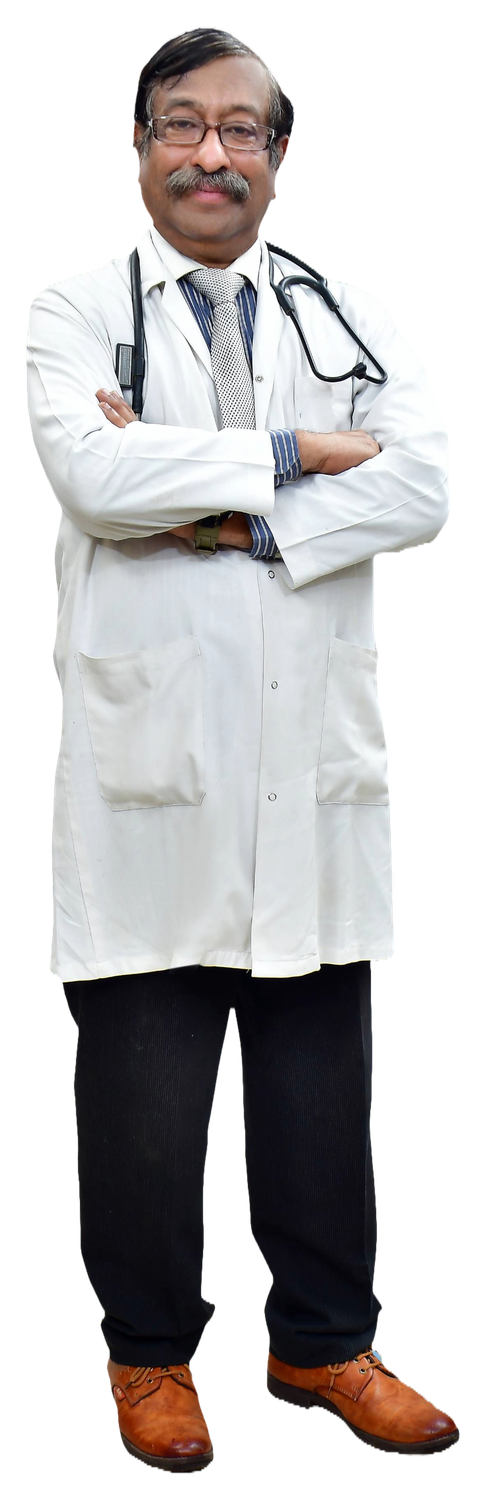
#> input picture inputs/portraits/dr-varada-standing.png, 486 x 1500 px, found by its file name
$ python prep_portrait.py
#> lines starting #> are read from the running program, lines starting #| are printed output that depends on the picture
#> in main, im is the input picture: PIL image 486x1500 RGBA; mean R, G, B, A 82.2, 80.3, 80.7, 138.1
#| source (486, 1500)
"""Prepare Dr. Varada's cut-out for the hero slot.

THE SOURCE
  3712x5568 RGBA, already keyed — 16.2M transparent pixels against 4.3M opaque.
  What it is NOT is clean: 95% of the semi-transparent edge pixels are blue
  (B mean 194 against R 129), matte spill left over from whatever the figure was
  keyed off. On a black preview that is invisible. On this site's light mint
  panel it would read as a blue halo tracing the whole silhouette.

THE TREATMENT
  1. Despill — pull the blue in edge pixels back towards the red/green level, so
     what remains of the fringe is a neutral grey rather than a colour.
  2. Erode the alpha by a few pixels. Despill alone leaves a soft grey outline;
     eating the outermost ring removes it. At 3712px wide a 5px erosion is barely
     a pixel once the image is downscaled 4x, so nothing real is lost.
  3. Crop half-length for the hero. The silhouette profile says the head ends
     around 13% down, the crossed arms peak at 30% and finish near 40%. Cutting
     at 48% keeps the whole gesture — face, coat, crossed arms — and lands in
     open coat rather than slicing the hem. At full length in a 4:5 box the
     figure would be 36% of the width and the face too small to read.
  4. Bottom edge is the frame edge, deliberately. `object-fit: cover` puts the
     cut exactly on the arch's lower border, so it reads as a frame cropping him
     rather than a torso floating in space. No fade needed, and no fade wanted.

OUTPUT
  Transparent, so the panel behind it stays a CSS token and `brandkit.py apply`
  can still restyle this site into another design system without a mint
  rectangle baked into the photograph.
"""

from pathlib import Path

from PIL import Image, ImageFilter

REPO = Path(r"c:\Users\VijayRaghavVarada\Documents\Github\agent-website-manager")
SRC = REPO / "inputs" / "dr-varada-standing.png"
OUT = REPO / "outputs" / "drvarada-site" / "site" / "assets" / "img"
OUT.mkdir(parents=True, exist_ok=True)

ERODE_PX = 5
HERO_W, HERO_H = 880, 1100          # 4:5, 2x the ~440px slot
FULL_H = 1500                       # the standing figure, kept for other uses


def despill(im: Image.Image) -> Image.Image:
    """Neutralise the blue matte in partially transparent pixels.

    Only edge pixels are touched: a fully opaque pixel is real photograph and
    must not be colour-shifted, and a fully transparent one has no colour worth
    correcting. Blue is pulled down to the red/green average where it exceeds
    it, which turns a blue fringe grey without touching skin, shirt or coat.
    """
    r, g, b, a = im.split()
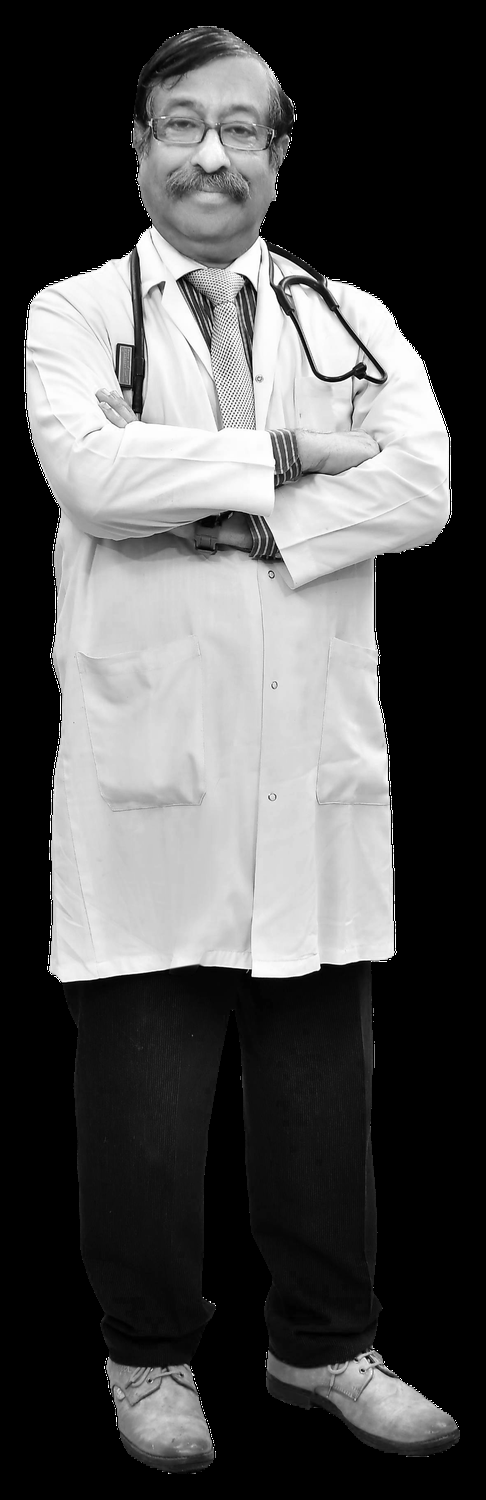
#> r: PIL image 486x1500 L; min 0, max 255, mean 82.2
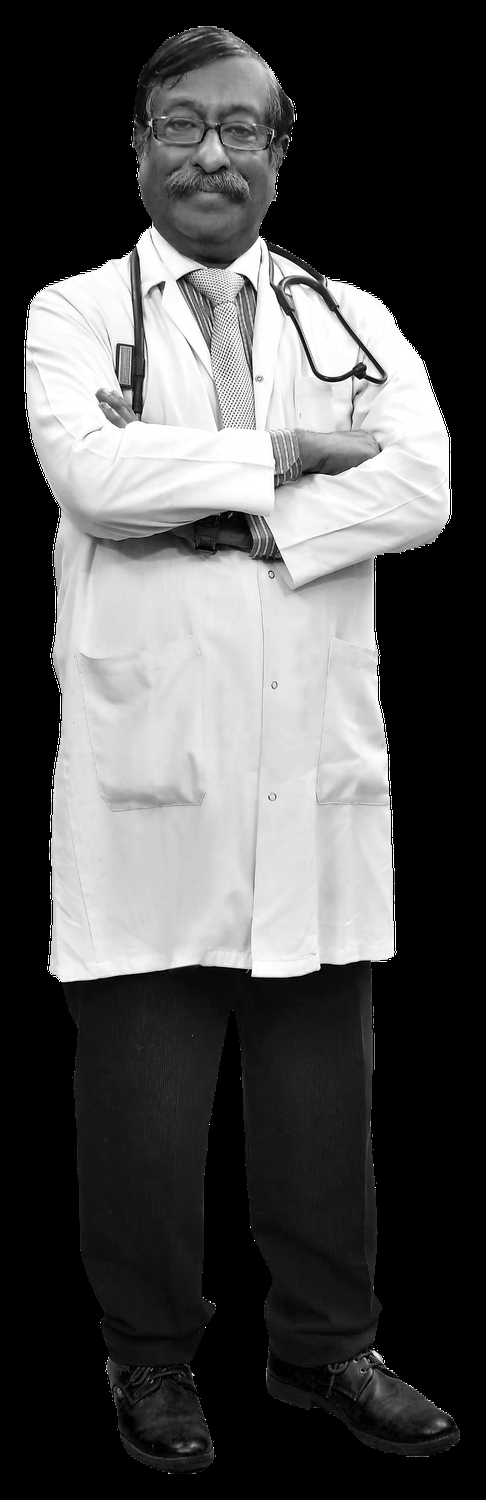
#> b: PIL image 486x1500 L; min 0, max 255, mean 80.7
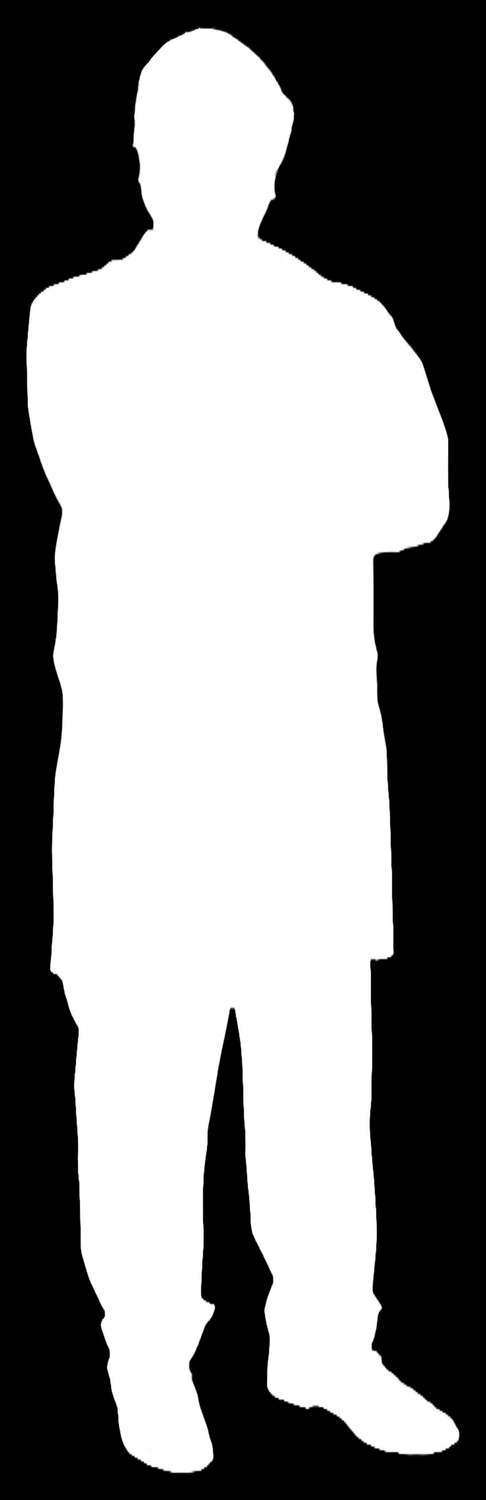
#> a: PIL image 486x1500 L; min 0, max 255, mean 138.1
    rp, gp, bp, ap = r.load(), g.load(), b.load(), a.load()
    w, h = im.size
#> w = 486; h = 1500
    touched = 0
    for y in range(h):
        for x in range(w):
            al = ap[x, y]
            if al == 0 or al == 255:
                continue
            rv, gv, bv = rp[x, y], gp[x, y], bp[x, y]
            cap = (rv + gv) // 2
            if bv > cap:
                bp[x, y] = cap
                touched += 1
#> after the loop, touched = 7875
    print(f"  despilled {touched:,} edge pixels")
#|   despilled 7,875 edge pixels
    return Image.merge("RGBA", (r, g, b, a))


def erode_alpha(im: Image.Image, px: int) -> Image.Image:
    """Shrink the mask, eating the outermost ring of fringe.

    MinFilter is a true erosion for an 8-bit mask, and it is applied to alpha
    only — the colour planes keep their full resolution.
    """
#> called with px = 5
    r, g, b, a = im.split()
    a = a.filter(ImageFilter.MinFilter(px * 2 + 1))
    return Image.merge("RGBA", (r, g, b, a))
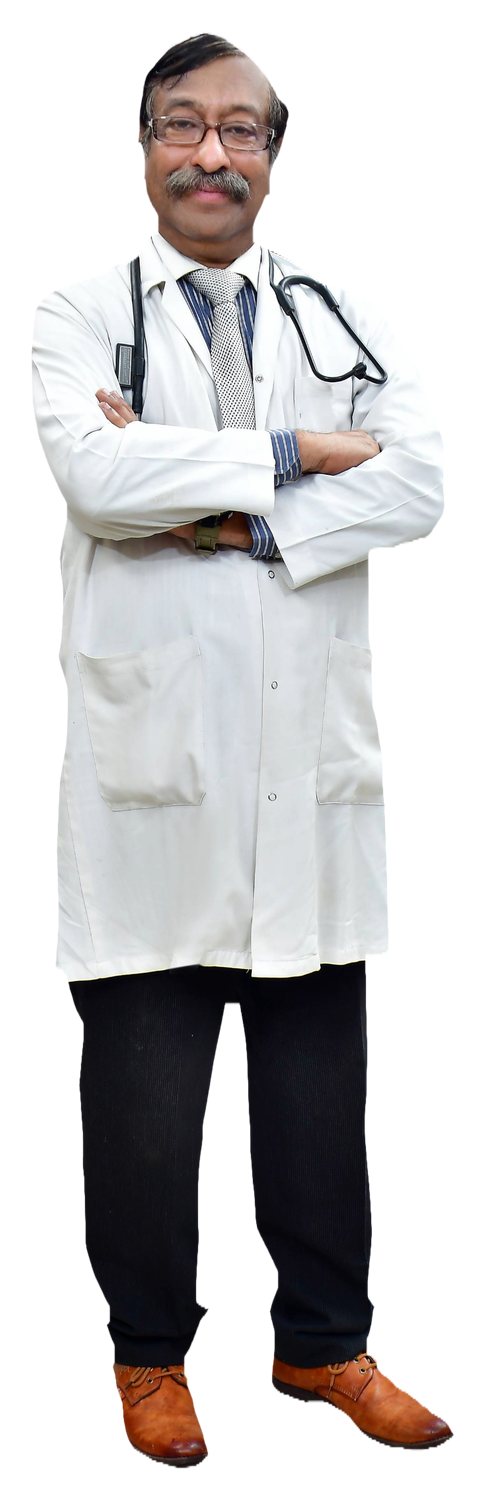
#> returned value: PIL image 486x1500 RGBA; mean R, G, B, A 82.2, 80.3, 80.6, 129.1; transparent parts drawn white


def main() -> None:
    im = Image.open(SRC).convert("RGBA")
    print(f"source {im.size}")

    im = despill(im)
    im = erode_alpha(im, ERODE_PX)

    box = im.getchannel("A").getbbox()
#> box = (31, 31, 454, 1469)
    x0, y0, x1, y1 = box
#> x0 = 31; y0 = 31; x1 = 454; y1 = 1469
    fw, fh = x1 - x0, y1 - y0
#> fw = 423; fh = 1438
    print(f"  figure {fw}x{fh} at {box}")
#|   figure 423x1438 at (31, 31, 454, 1469)

    # ── hero: half-length, 4:5 ────────────────────────────────────────────
    # Figure fills ~72% of the crop width, leaving air for the stat chips that
    # the layout hangs outside this box on purpose.
    cw = round(fw / 0.72)
#> cw = 588
    ch = round(cw * 5 / 4)
#> ch = 735
    cx = x0 + fw // 2
#> cx = 242
    left = cx - cw // 2
#> left = -52
    top = y0 - round(ch * 0.08)                  # headroom above the hair
#> top = -28
    hero = im.crop((left, top, left + cw, top + ch))
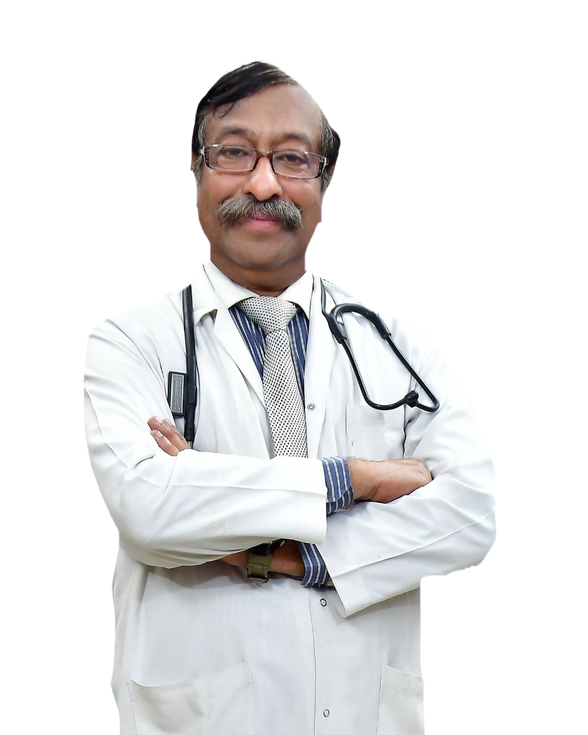
#> hero: PIL image 588x735 RGBA; mean R, G, B, A 85.4, 84.5, 84.6, 105.3; transparent parts drawn white
    cut_at = (top + ch - y0) / fh
#> cut_at = 0.47
    print(f"  hero crop {cw}x{ch} — cuts at {cut_at:.0%} of the figure")
#|   hero crop 588x735 — cuts at 47% of the figure
    hero = hero.resize((HERO_W, HERO_H), Image.LANCZOS)
#> hero: PIL image 880x1100 RGBA

    # ── full standing figure, trimmed ─────────────────────────────────────
    pad = round(fw * 0.06)
#> pad = 25
    full = im.crop((max(0, x0 - pad), max(0, y0 - pad),
                    min(im.size[0], x1 + pad), min(im.size[1], y1 + pad)))
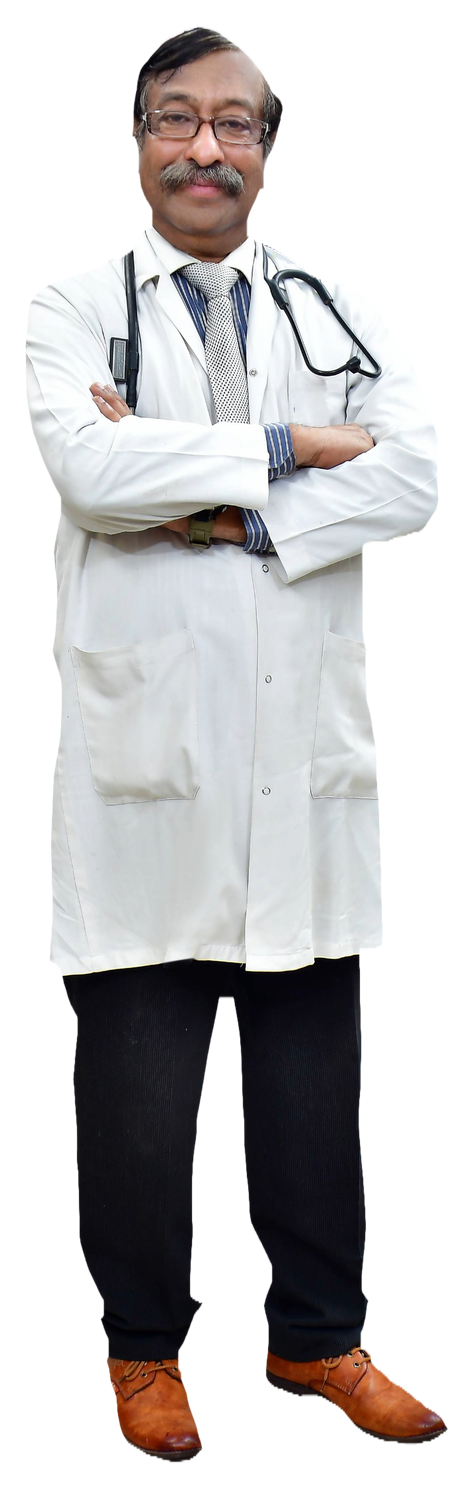
#> full: PIL image 473x1488 RGBA; mean R, G, B, A 85.1, 83.2, 83.5, 133.7; transparent parts drawn white
    fw2, fh2 = full.size
#> fw2 = 473; fh2 = 1488
    full = full.resize((round(fw2 * FULL_H / fh2), FULL_H), Image.LANCZOS)
#> full: PIL image 477x1500 RGBA

    for name, img in (("dr-varada-hero", hero), ("dr-varada-standing", full)):
        for ext, kw in (("png", {"optimize": True}),
                        ("webp", {"quality": 90, "method": 6})):
            p = OUT / f"{name}.{ext}"
            img.save(p, **kw)                    # no metadata is carried over
            print(f"  {p.name:28} {img.size[0]}x{img.size[1]}  "
                  f"{p.stat().st_size / 1024:7.1f} KB")
#> this loop made 1 pass
#> name on pass 1: 'dr-varada-hero'


if __name__ == "__main__":
#> (the run stopped early here; a loop or call above may not have finished)

$ run again, with inputs/portraits/dr-varada-hero.png copied over inputs/portraits/dr-varada-standing.png
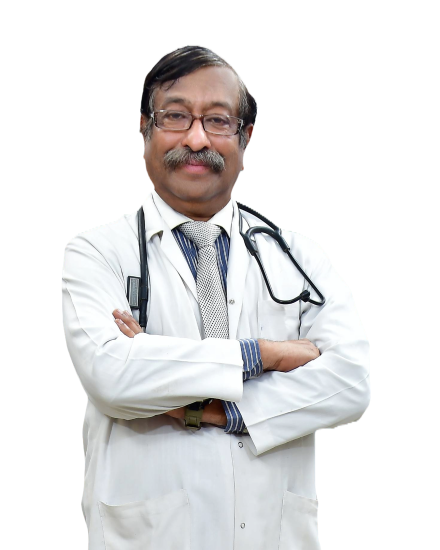
#> input picture inputs/portraits/dr-varada-hero.png, 880 x 1100 px, found by its file name (shown at 1/2 size)
#> in main, im is the input picture: PIL image 880x1100 RGBA; mean R, G, B, A 82.8, 82, 82.2, 108
#| source (880, 1100)
#> after the loop in despill, `for y in range(h):`: touched = 6051
#|   despilled 6,051 edge pixels
#> in erode_alpha, `a = a.filter(ImageFilter.MinFilter(px * 2 + 1))`:
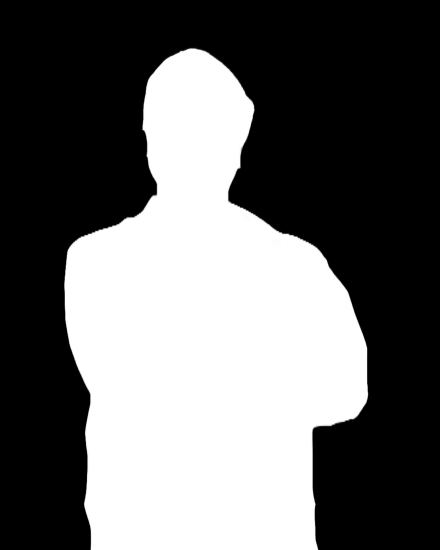
#> a: PIL image 880x1100 L (shown at 1/2 size); min 0, max 255, mean 104.1
#> box = (128, 93, 737, 1100)
#> x0 = 128; y0 = 93; x1 = 737; y1 = 1100
#> fw = 609; fh = 1007
#|   figure 609x1007 at (128, 93, 737, 1100)
#> cw = 846
#> ch = 1058
#> cx = 432
#> left = 9
#> top = 8
#> cut_at = 0.966
#|   hero crop 846x1058 — cuts at 97% of the figure
#> pad = 37
#> in main, `full = im.crop((max(0, x0 - pad), max(0, y0 - pad), min(im.size[0], x1..`:
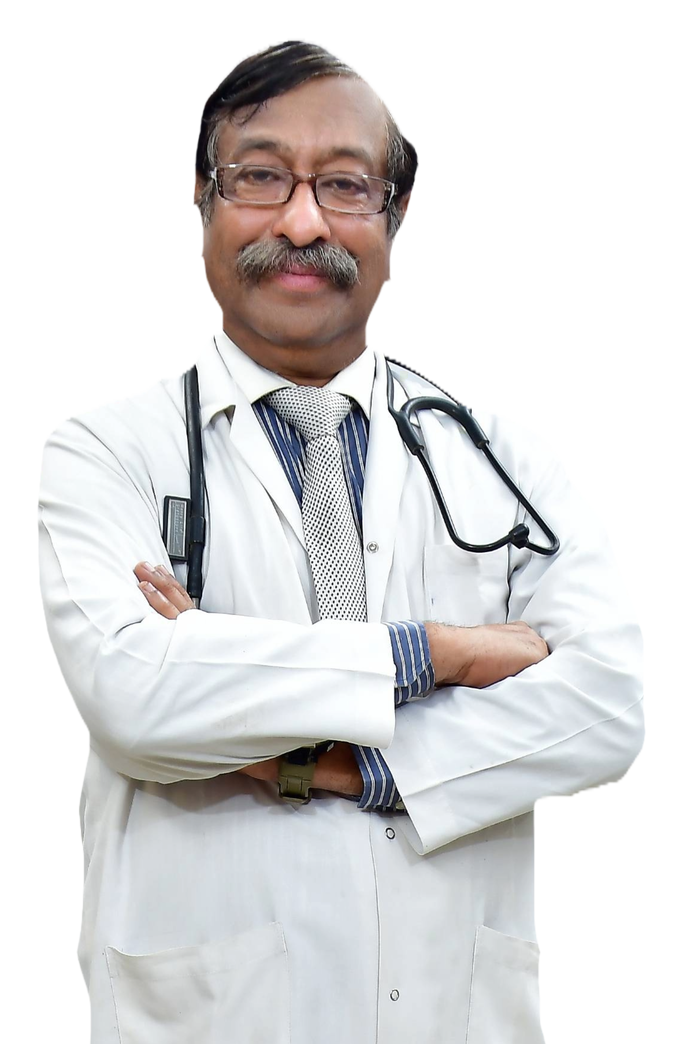
#> full: PIL image 683x1044 RGBA; mean R, G, B, A 112.4, 111.3, 111.5, 141.3; transparent parts drawn white
#> the loop in main, `for name, img in (("dr-varada-hero", hero), ("dr-varada-standing", ful..` made 1 pass
#> name on pass 1: 'dr-varada-hero'
